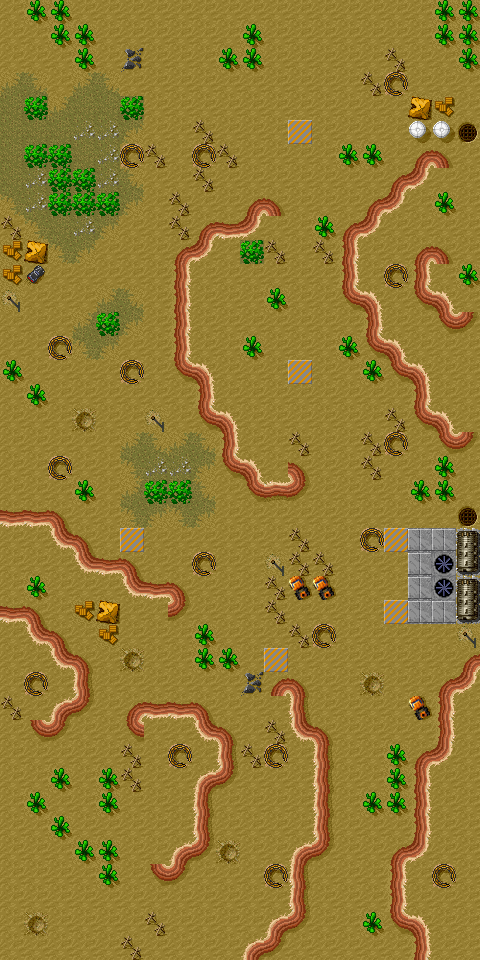

A 2D game scene composited from a Tiled map and its tileset images. What follows is a short description and the map's XML, with every tile layer's data as written:
An orthogonal 20x40 tile map with 24x24 px tiles, 1 tile layer (ground).

<map version="1.10" tiledversion="1.11.0" orientation="orthogonal" renderorder="left-down" width="20" height="40" tilewidth="24" tileheight="24" infinite="0" nextlayerid="5" nextobjectid="1">
 <tileset firstgid="1" source="t2.tsx" />
 <layer id="1" name="ground" width="20" height="40">
  <data encoding="csv">
  1,73,73,1,1,1,1,1,1,1,1,1,1,1,1,1,1,1,73,73,1,1,73,73,1,1,1,1,1,1,73,1,1,1,1,1,1,1,73,73,1,1,1,73,1,9,1,1,1,73,73,1,1,1,1,1,51,1,1,73,4,3,1,4,3,1,1,1,1,1,1,1,1,1,1,51,45,1,1,1,2,40,4,2,2,40,1,1,1,1,1,1,1,1,1,1,1,74,60,1,2,2,2,7,7,5,1,1,51,1,1,1,79,1,1,1,1,78,78,10,2,40,40,2,7,45,51,1,45,51,1,1,1,1,73,73,1,34,35,1,2,7,40,40,7,3,1,1,51,1,1,1,1,1,1,1,34,29,1,1,6,7,40,40,40,5,1,51,1,1,34,35,1,1,1,34,29,1,73,1,51,6,2,7,5,1,1,51,34,25,29,1,1,73,34,29,1,1,1,1,60,74,6,5,1,1,1,34,29,1,40,51,1,51,26,1,1,34,35,1,60,75,1,1,1,1,1,26,1,1,1,1,1,1,26,1,45,26,1,73,43,1,1,1,4,3,1,26,1,1,1,73,1,1,32,31,1,32,31,1,1,1,1,4,40,5,1,26,1,1,1,1,1,1,1,26,1,1,32,33,1,1,45,6,5,1,1,26,1,1,73,1,1,1,73,32,31,1,1,1,73,1,1,1,1,45,1,32,31,1,1,1,79,1,1,73,32,31,1,1,1,73,1,1,1,1,1,1,26,1,1,1,1,1,1,1,1,26,1,1,1,1,1,59,1,1,43,1,32,31,1,1,1,1,1,1,51,32,31,1,1,1,1,1,1,4,3,4,3,26,1,1,51,1,1,51,45,1,32,33,1,1,45,1,1,6,7,7,5,32,31,1,35,1,1,51,1,1,73,1,1,1,1,73,1,4,40,40,3,1,32,24,33,1,1,1,1,73,73,1,25,25,35,1,1,6,5,6,5,1,1,1,1,1,1,1,1,1,1,10,1,1,28,35,1,79,1,1,1,1,1,1,51,1,1,45,79,11,11,71,1,1,1,28,25,35,1,1,45,1,1,43,51,51,1,1,1,11,36,72,1,73,1,1,1,28,25,35,1,1,1,51,77,77,1,1,1,11,36,71,25,35,1,60,74,1,1,33,1,1,1,51,1,1,1,1,79,11,11,72,1,28,35,1,60,1,1,1,73,1,1,1,51,45,1,1,1,1,1,43,1,1,28,35,1,59,1,1,73,73,1,79,1,1,1,1,1,1,1,34,1,45,1,27,1,1,1,1,1,1,9,34,35,1,1,59,1,1,34,29,51,1,30,33,1,34,25,25,35,1,1,1,27,1,1,1,1,77,26,1,1,32,33,1,1,32,1,1,28,35,1,51,28,35,1,1,1,1,26,1,1,1,1,1,1,51,1,45,1,27,51,45,1,27,1,1,73,34,29,1,1,1,73,1,73,51,1,1,30,33,1,1,1,27,1,1,73,26,1,1,1,73,1,1,73,1,1,1,27,1,1,1,1,27,1,73,73,26,1,1,1,1,73,1,1,1,1,1,27,1,1,1,1,27,1,1,1,26,1,1,1,1,1,73,73,1,1,30,33,59,1,1,30,33,1,1,34,29,1,1,1,1,1,1,73,1,32,33,1,1,1,45,27,1,1,1,26,1,45,1,1,1,1,1,1,1,1,1,1,1,1,1,27,1,1,1,26,1,1,1,1,59,1,1,1,1,51,1,1,1,1,30,33,1,1,73,32,31,1,1,1,1,1,1,1,51,1,1,1,1,30,33,1,1,1,1,1,26,1,1
</data>
 </layer>
</map>